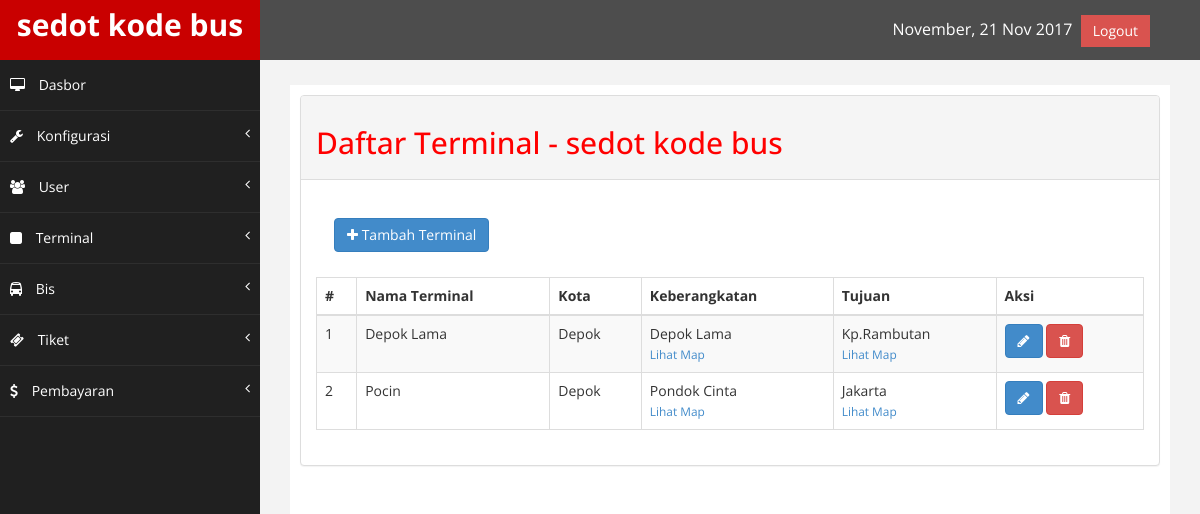
The app's page /index.php/admin/terminal with its own data.
### tables this page shows
CREATE TABLE IF NOT EXISTS `konfigurasi` (
`id_konfigurasi` int(11) NOT NULL,
  `nama_website` varchar(225) NOT NULL,
  `email` varchar(225) NOT NULL,
  `logo` varchar(225) NOT NULL,
  `icon` varchar(225) NOT NULL,
  `google_map` varchar(225) NOT NULL,
  `tentang` text NOT NULL,
  `metatext` varchar(225) NOT NULL,
  `keywords` varchar(225) NOT NULL,
  `facebook` varchar(225) NOT NULL,
  `telepone` varchar(225) NOT NULL,
  `alamat` text NOT NULL
);

CREATE TABLE IF NOT EXISTS `terminal` (
`id_terminal` int(11) NOT NULL,
  `id_kota` int(11) NOT NULL,
  `nama_terminal` varchar(225) NOT NULL,
  `gambar` varchar(225) NOT NULL,
  `berangkat` varchar(225) NOT NULL,
  `tujuan` varchar(225) NOT NULL,
  `berangkat_map` varchar(225) NOT NULL,
  `tujuan_map` varchar(225) NOT NULL,
  `id_user` int(11) NOT NULL
);

CREATE TABLE IF NOT EXISTS `kota` (
`id_kota` int(11) NOT NULL,
  `kd_kota` varchar(100) NOT NULL,
  `nama_kota` varchar(225) NOT NULL,
  `maps` varchar(225) NOT NULL,
  `id_user` int(11) NOT NULL
);

### application/views/admin/layout/wrapper.php (called while the page is built)
<?php
	require_once('head.php');
	require_once('header.php');
	require_once('nav.php');
	require_once('content.php');
	require_once('footer.php');

### application/controllers/admin/Terminal.php (called while the page is built, shortened)
<?php
class Terminal extends CI_Controller {
   public function __construct() {
            $this->load->model('terminal_model');
    }
	public function index() {
		$site		= $this->konfigurasi_model->daftar_konfigurasi();
		$terminal   = $this->terminal_model->daftar_terminal();
		$data = array(	'title'		=> 'Daftar Terminal - '.$site['nama_website'],
						'site'		=> $site,
						'terminal'  => $terminal,
						'isi'		=> 'admin/terminal/daftar');
		$this->load->view('admin/layout/wrapper',$data);
	}
}

### index.php (called while the page is built, shortened)
<?php
require_once BASEPATH.'core/CodeIgniter.php';

### application/models/Konfigurasi_model.php (called while the page is built, shortened)
<?php
    class Konfigurasi_model extends CI_Model {
        public function daftar_konfigurasi() {
            $this->db->select('*');
            $this->db->from('konfigurasi');
            $this->db->order_by('id_konfigurasi','ASC');
            $query = $this->db->get();
            return $query->row_array();
        }
    }

### application/views/admin/layout/content.php (called while the page is built)
<?php
if($isi) {
	$this->load->view($isi);
}

### application/models/Terminal_model.php (called while the page is built, shortened)
<?php
    class Terminal_model extends CI_Model {
        public function daftar_terminal() {
            $this->db->select('*');
            $this->db->from('terminal');
            $this->db->join('kota','kota.id_kota = terminal.id_kota','LEFT');
            $this->db->order_by('id_terminal','ASC');
            $query = $this->db->get();
            return $query->result_array();
        }
}

### application/views/admin/terminal/daftar.php (the view, shortened to what this page needs)
<div class="panel-body">
<p><a class="btn btn-primary" href="<?php echo base_url('index.php/admin/terminal/tambah');?>"><i class="fa fa-plus"></i> Tambah Terminal</a></p>
</div>
<table class="table table-striped table-bordered table-hover" id="dataTables-example">
<thead>
    <tr>
        <th>#</th>
        <th>Nama Terminal</th>
        <th>Kota</th>
        <th>Keberangkatan</th>
        <th>Tujuan</th>
        <th>Aksi</th>
    </tr>
</thead>
<tbody>
	<?php $i=1; foreach($terminal as $terminal) { ?>
    <tr class="odd gradeX">
        <td><?php echo $i; ?></td>
        <td><?php echo $terminal['nama_terminal']?></td>
        <td><?php echo $terminal['nama_kota']?></td>
        <td>
            <?php echo $terminal['berangkat'];?><br>
            <small><a href="<?php echo $terminal['berangkat_map'];?>">Lihat Map</a></small>
        </td>
        <td>
            <?php echo $terminal['tujuan'];?><br>
            <small><a href="<?php echo $terminal['tujuan_map'];?>">Lihat Map</a></small>
        </td>
        <td class="center">
        <a href="<?php echo base_url('index.php/admin/terminal/edit/'.$terminal['id_terminal']) ?>" class="btn btn-primary"><i class="fa fa-pencil"></i></a>
        <a href="<?php echo base_url('index.php/admin/terminal/delete/'.$terminal['id_terminal']) ?>" class="btn btn-danger" onClick="return confirm('Yakin ingin menghapus kota ini?')"><i class="fa fa-trash"></i></a>
        </td>
    </tr>
    <?php $i++; } ?>
</tbody>
</table>

### application/views/admin/layout/header.php (shortened to what this page needs)
<body>
    <div id="wrapper">
        <nav class="navbar navbar-default navbar-cls-top " role="navigation" style="margin-bottom: 0">
        <div class="navbar-header">
            <a class="navbar-brand" href="<?php echo base_url('admin/dashboard') ?>">
            <?php echo $site['nama_website'] ?></a>
        </div>
  <div style="color: white;
padding: 15px 50px 5px 50px;
float: right;
font-size: 16px;">
<?php
$tgl_sekarang = date('F, d M Y');
echo $tgl_sekarang;
?>
<a href="<?php echo base_url('index.php/login/logout');?>" class="btn btn-danger square-btn-adjust">Logout</a> </div>
        </nav>

### assets/admin/assets/css/custom.css (style rules this page uses)
body { font-family: 'Open Sans', sans-serif; }
#wrapper { width: 100%; background:#202020; }
.square-btn-adjust { border: 0px solid transparent; -webkit-border-radius: 0px; -moz-border-radius: 0px; border-radius: 0px; }
p { font-size:12px; padding: 8px 3px 0px; }
.navbar-cls-top .navbar-brand { color: #fff; background: #C90000; width: 260px; text-align: center; height: 60px; font-size: 30px; font-weight: 700; }
.navbar-cls-top { background:#4D4D4D; border-bottom:none; }
.navbar-default { border:0px solid black; }
.navbar-header { background: #A70303; }
@media (min-width:768px) { .navbar { border-radius: 0px; } }

### records on screen
konfigurasi: nama_website "sedot kode bus"
terminal: nama_terminal "Depok Lama", id_kota.nama_kota "Depok", berangkat "Depok Lama", tujuan "Kp.Rambutan"
terminal: nama_terminal "Pocin", id_kota.nama_kota "Depok", berangkat "Pondok Cinta", tujuan "Jakarta"

### other values on screen
$title "Daftar Terminal - sedot kode bus"
